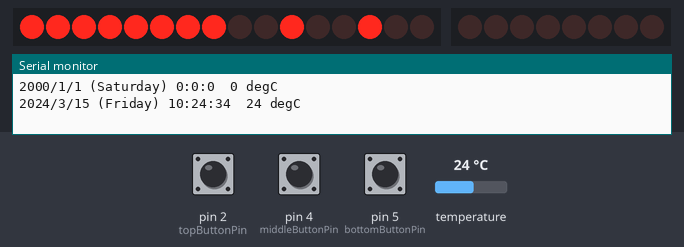
The sketch below on a simulated Arduino Uno, built with avr-gcc and run on an emulated ATmega328P. Parts: 16 shift-register outputs drawn as a row of LEDs (first output left, lit = HIGH), 8 shift-register outputs drawn as a row of LEDs (first output left, lit = HIGH), the last lines printed to the serial monitor. Wiring (inferred from the names in the program): 2 × shift register (74HC595): data pin 8; shift clock pin 10; latch pin 9; shift register (74HC595): data pin 12; shift clock pin 11. Wiring (inferred from the signals the program sends): 2 × row of LEDs: on Q0, Q1, Q2, Q3, Q4, Q5, Q6, Q7, Q8, Q9, Q10, Q11, Q12, Q13, Q14, Q15 / on Q0, Q1, Q2, Q3, Q4, Q5, Q6, Q7. The inputs (shaded band) are chosen by the test bench; at power-on: temperature 24 °C, pin 2 (topButtonPin) HIGH, pin 4 (middleButtonPin) HIGH, pin 5 (bottomButtonPin) HIGH. The local clock reads 2024-03-15 10:24:30 at power-on unless the sketch sets it.

Above: at 4.9 s.
5.0 s: temperature set to 12 °C
At 5.8 s:
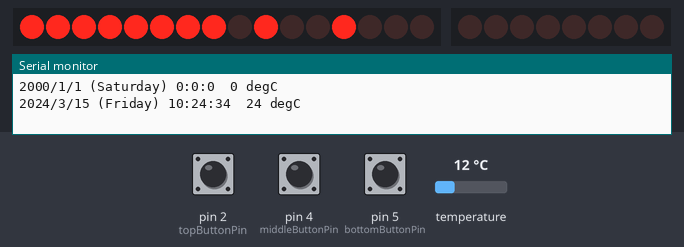
8.0 s: temperature set to 19 °C
At 10.7 s:
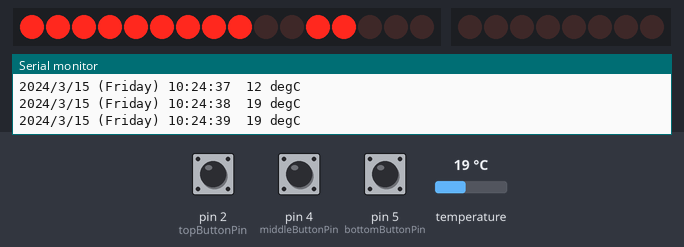
11.0 s: temperature set to 28 °C
At 11.4 s:
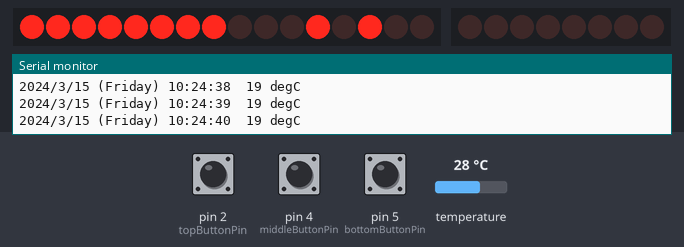
14.0 s: temperature set to 33 °C
At 16.3 s:
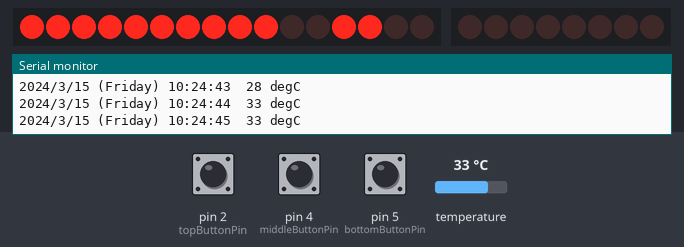
17.0 s: pin 2 (topButtonPin) pulled LOW for 0.15 s
At 17.59 s:
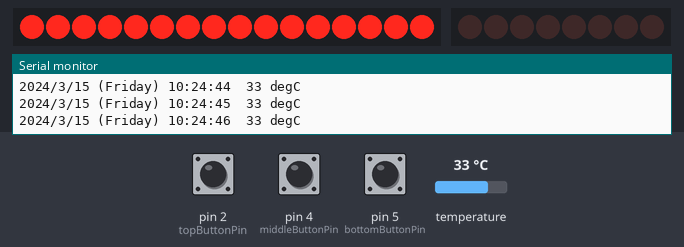
17.7 s: pin 4 (middleButtonPin) pulled LOW for 0.15 s
At 18.39 s:
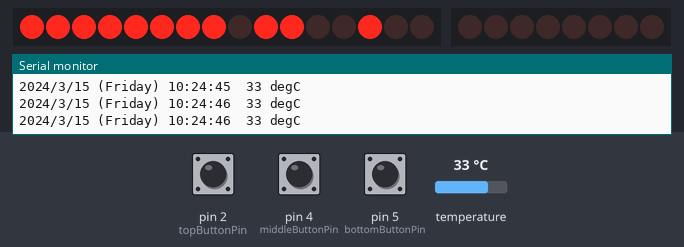
Timing chart, 0 to 19.4 s (numbered marks = the images above; inputs shaded):
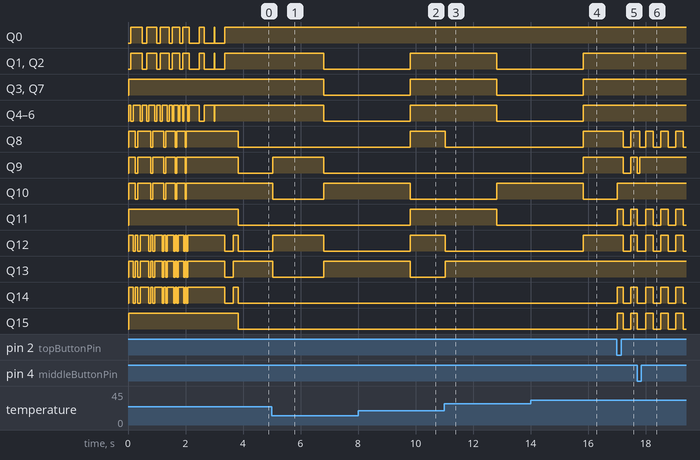

Measured:
- after the input at 17.0 s, Q8, Q9, Q12: HIGH → LOW after 0.22 s, → HIGH 0.26 s later; Q10: LOW → HIGH at once; Q11, Q14, Q15: LOW → HIGH at once, → LOW 0.20 s later, → HIGH 0.26 s later

The sketch:

tronix_nerd_pcb_clock.ino
```cpp
#define shiftRegisterLatchPin 9
#define shiftRegisterClockPin 10
#define shiftRegisterDataPin 8
#define espSerialRXPin 7
#define espSerialTXPin 6
#define colonLEDPin 11
#define buzzerPin 12
#define topButtonPin 2
#define middleButtonPin 4
#define bottomButtonPin 5
#define ds18b20Pin 3
#define INTERVAL_TICKER_SLOWER 3000
#define INTERVAL_TICKER_SLOW 1500
#define INTERVAL_TICKER_1000 1000
#define INTERVAL_TICKER_500 500
#define INTERVAL_TICKER_FAST 250
#define INTERVAL_TICKER_FASTER 125
#define MODE_UNSET 0
#define MODE_SET_HOUR 1
#define MODE_SET_MINUTE 2
#define MODE_SET_YEAR 3
#define MODE_SET_MONTH 4
#define MODE_SET_DAY 5
#define NO_BLINK 0
#define BLINK_SLOW 1
#define BLINK_FAST 2

#include "RTClib.h"
#include <OneWire.h>
#include <DallasTemperature.h>
#include <SoftwareSerial.h>

RTC_DS1307 rtc;
DateTime now, set;
OneWire oneWire(ds18b20Pin);
DallasTemperature sensors(&oneWire);
SoftwareSerial espSerial = SoftwareSerial(espSerialRXPin, espSerialTXPin);

char daysOfTheWeek[7][12] = { "Sunday", "Monday", "Tuesday", "Wednesday", "Thursday", "Friday", "Saturday" };
int mode, disp_val, temperature, hour_old;
bool ticker_slower, ticker_slow, ticker_1000, ticker_500, ticker_fast, ticker_faster;
unsigned long previousMillis_slower, previousMillis_slow, previousMillis_1000, previousMillis_500, previousMillis_fast, previousMillis_faster, time_interrupt_triggered, time_button_triggered, time_serial_printed, time_setting_change_triggered, buzzer_trigger;
int set_hours, set_minutes, set_year, set_month, set_day;
bool up_button_pressed, dn_button_pressed, rtc_ready_to_set, setting_to_change, hour_chime_to_play;

void setup() {
  pinMode(espSerialRXPin, INPUT);
  pinMode(espSerialTXPin, OUTPUT);
  pinMode(colonLEDPin, OUTPUT);
  pinMode(buzzerPin, OUTPUT);
  pinMode(topButtonPin, INPUT_PULLUP);
  pinMode(middleButtonPin, INPUT_PULLUP);
  pinMode(bottomButtonPin, INPUT_PULLUP);
  pinMode(shiftRegisterLatchPin, OUTPUT);
  pinMode(shiftRegisterDataPin, OUTPUT);
  pinMode(shiftRegisterClockPin, OUTPUT);
  attachInterrupt(digitalPinToInterrupt(topButtonPin), button_interrupt, FALLING);

  Serial.begin(9600);
  espSerial.begin(9600);

  rtc_init();

  sensors.setWaitForConversion(false);  // makes it async
  sensors.requestTemperatures();
  sensors.begin();

  introDisplay();
  // delay(1000);
}

void loop() {
  resume_blinkers();
  updateButtons();
  updateSerial();
  updateAll();
  buzzerUpdate();
  updateTemperature();
}

void blankDisplay() {
  sendToRegisters(65535, false, false, NO_BLINK, NO_BLINK);
}

void introDisplay() {
  blankDisplay();
  for (int i = 80; i > 0; i = i / 1.15) {
    sendToRegisters(65528, false, false, NO_BLINK, NO_BLINK);
    delay(i);
    sendToRegisters(65423, false, false, NO_BLINK, NO_BLINK);
    delay(i);
    sendToRegisters(36863, false, false, NO_BLINK, NO_BLINK);
    delay(i);
    sendToRegisters(63743, false, false, NO_BLINK, NO_BLINK);
    delay(i);
    sendToRegisters(36863, false, false, NO_BLINK, NO_BLINK);
    delay(i);
    sendToRegisters(65423, false, false, NO_BLINK, NO_BLINK);
    delay(i);
    sendToRegisters(65528, false, false, NO_BLINK, NO_BLINK);
    delay(i);
  }
  blankDisplay();
}

void updateAll() {
  if (millis() - time_setting_change_triggered > INTERVAL_TICKER_FASTER) {
    setting_to_change = true;
    time_setting_change_triggered = millis();
  }
  switch (mode) {
    case MODE_UNSET:
      now = rtc.now();
      if (hour_old != now.hour()) {
        hour_old = now.hour();
        buzzerBeep();
      }
      if (!ticker_slower) {
        sendToRegisters(calc_bitarray(now.twelveHour() * 100 + now.minute()), false, false, NO_BLINK, NO_BLINK);
        if (ticker_1000) analogWrite(colonLEDPin, 2);
        else analogWrite(colonLEDPin, 255);
        if (rtc_ready_to_set) {
          rtc.adjust(DateTime(set.year(), set_month, set.day(), set.hour(), set.minute(), 0));
          rtc_ready_to_set = false;
        }
      } else {
        sendToRegisters(calc_bitarray(temperature), true, false, NO_BLINK, NO_BLINK);
        analogWrite(colonLEDPin, 0);
      }
      set = rtc.now();
      set_month = set.month();
      break;
    case MODE_SET_HOUR:
      if (up_button_pressed) {
        if (setting_to_change) {
          set = set + TimeSpan(0, 1, 0, 0);
          setting_to_change = false;
        }
        sendToRegisters(calc_bitarray(set.hour() * 100), false, true, NO_BLINK, NO_BLINK);
        analogWrite(colonLEDPin, 255);
      }
      if (dn_button_pressed) {
        if (setting_to_change) {
          set = set + TimeSpan(0, -1, 0, 0);
          setting_to_change = false;
        }
        sendToRegisters(calc_bitarray(set.hour() * 100), false, true, NO_BLINK, NO_BLINK);
        analogWrite(colonLEDPin, 255);
      }
      if (!up_button_pressed && !dn_button_pressed) {
        sendToRegisters(calc_bitarray(set.hour() * 100), true, true, BLINK_FAST, NO_BLINK);
        if (ticker_fast) analogWrite(colonLEDPin, 0);
        else analogWrite(colonLEDPin, 255);
      }
      break;
    case MODE_SET_MINUTE:
      if (up_button_pressed) {
        if (setting_to_change) {
          set = set + TimeSpan(0, 0, 1, 0);
          setting_to_change = false;
        }
        sendToRegisters(calc_bitarray(set.minute()), true, false, NO_BLINK, NO_BLINK);
        analogWrite(colonLEDPin, 255);
      }
      if (dn_button_pressed) {
        if (setting_to_change) {
          set = set + TimeSpan(0, 0, -1, 0);
          setting_to_change = false;
        }
        sendToRegisters(calc_bitarray(set.minute()), true, false, NO_BLINK, NO_BLINK);
        analogWrite(colonLEDPin, 255);
      }
      if (!up_button_pressed && !dn_button_pressed) {
        sendToRegisters(calc_bitarray(set.minute()), true, true, NO_BLINK, BLINK_FAST);
        if (ticker_fast) analogWrite(colonLEDPin, 0);
        else analogWrite(colonLEDPin, 255);
      }
      break;
    case MODE_SET_YEAR:
      analogWrite(colonLEDPin, 0);
      if (up_button_pressed) {
        if (setting_to_change) {
          set = set + TimeSpan(365, 5, 49, 1);
          setting_to_change = false;
        }
        sendToRegisters(calc_bitarray(set.year()), false, false, NO_BLINK, NO_BLINK);
      }
      if (dn_button_pressed) {
        if (setting_to_change) {
          set = set + TimeSpan(-365, -5, -49, -1);
          setting_to_change = false;
        }
        sendToRegisters(calc_bitarray(set.year()), false, false, NO_BLINK, NO_BLINK);
      }
      if (!up_button_pressed && !dn_button_pressed) {
        sendToRegisters(calc_bitarray(set.year()), true, true, BLINK_FAST, BLINK_FAST);
      }
      break;
    case MODE_SET_MONTH:
      analogWrite(colonLEDPin, 0);
      if (up_button_pressed) {
        if (setting_to_change) {
          set_month++;
          if (set_month > 12) set_month = 1;
          setting_to_change = false;
        }
        sendToRegisters(calc_bitarray(set_month), true, false, NO_BLINK, NO_BLINK);
      }
      if (dn_button_pressed) {
        if (setting_to_change) {
          set_month--;
          if (set_month < 1) set_month = 12;
          setting_to_change = false;
        }
        sendToRegisters(calc_bitarray(set_month), true, false, NO_BLINK, NO_BLINK);
      }
      if (!up_button_pressed && !dn_button_pressed) {
        sendToRegisters(calc_bitarray(set_month), true, true, NO_BLINK, BLINK_FAST);
      }
      set = DateTime(set.year(), set_month, set.day(), set.hour(), set.minute(), set.second());
      break;
    case MODE_SET_DAY:
      analogWrite(colonLEDPin, 0);
      if (up_button_pressed) {
        if (setting_to_change) {
          set = set + TimeSpan(0, 24, 0, 0);
          setting_to_change = false;
        }
        sendToRegisters(calc_bitarray(set.day() * 100), false, true, NO_BLINK, NO_BLINK);
      }
      if (dn_button_pressed) {
        if (setting_to_change) {
          set = set + TimeSpan(0, -24, 0, 0);
          setting_to_change = false;
        }
        sendToRegisters(calc_bitarray(set.day() * 100), false, true, NO_BLINK, NO_BLINK);
      }
      if (!up_button_pressed && !dn_button_pressed) {
        sendToRegisters(calc_bitarray(set.day() * 100), true, true, BLINK_FAST, NO_BLINK);
      }
      rtc_ready_to_set = true;
      break;
  }
}

void buzzerBeep() {
  digitalWrite(buzzerPin, HIGH);
  buzzer_trigger = millis();
}

void buzzerUpdate() {
  if (millis() - buzzer_trigger > 25) {
    digitalWrite(buzzerPin, LOW);
  }
}

void updateTemperature() {
  sensors.requestTemperatures();  // Send the command to get temperatures
  temperature = sensors.getTempCByIndex(0);
}

void updateButtons() {
  if (!digitalRead(middleButtonPin)) {
    if (millis() - time_button_triggered > INTERVAL_TICKER_FAST) {
      up_button_pressed = true;
      time_button_triggered = millis();
    }
  } else up_button_pressed = false;
  if (!digitalRead(bottomButtonPin)) {
    if (millis() - time_button_triggered > INTERVAL_TICKER_FAST) {
      dn_button_pressed = true;
      time_button_triggered = millis();
    }
  } else dn_button_pressed = false;
}

void updateSerial() {
  if (espSerial.available() > 0) {
    if (espSerial.read() == '>') {
      if (espSerial.read() == '$') {
        int h = espSerial.parseInt();
        int mi = espSerial.parseInt();
        int s = espSerial.parseInt();
        int d = espSerial.parseInt();
        int m = espSerial.parseInt();
        int y = espSerial.parseInt();
        if (h < 24 && h > -1 && mi < 60 && mi > -1 && s < 60 && s > -1 && d < 32 && d > 0 && m < 13 && m > 0 && y < 2100 && y > 2020)
          rtc.adjust(DateTime(y, m, d, h, mi, s));
      }
    }
  } else if (Serial.available() > 0) {
    if (Serial.read() == '>') {
      if (Serial.read() == '$') {
        int h = Serial.parseInt();
        int mi = Serial.parseInt();
        int s = Serial.parseInt();
        int d = Serial.parseInt();
        int m = Serial.parseInt();
        int y = Serial.parseInt();
        if (h < 24 && h > -1 && mi < 60 && mi > -1 && s < 60 && s > -1 && d < 32 && d > 0 && m < 13 && m > 0 && y < 2100 && y > 2020)
          rtc.adjust(DateTime(y, m, d, h, mi, s));
      }
    }
  } else {
    if (millis() - time_serial_printed > INTERVAL_TICKER_1000) {
      Serial.print(now.year(), DEC);
      Serial.print('/');
      Serial.print(now.month(), DEC);
      Serial.print('/');
      Serial.print(now.day(), DEC);
      Serial.print(" (");
      Serial.print(daysOfTheWeek[now.dayOfTheWeek()]);
      Serial.print(") ");
      Serial.print(now.hour(), DEC);
      Serial.print(':');
      Serial.print(now.minute(), DEC);
      Serial.print(':');
      Serial.print(now.second(), DEC);
      Serial.print('\t');
      Serial.print(temperature, DEC);
      Serial.print(" degC");
      Serial.println();
      time_serial_printed = millis();
    }
  }
}


void sendToRegisters(uint16_t m, bool blank_left, bool blank_right, int blink_left, int blink_right) {
  if (blank_left) {
    if (blink_left == NO_BLINK)
      for (int o = 0; o < 8; o++) bitSet(m, o);
    if (blink_left == BLINK_SLOW)
      if (ticker_slow) {
        for (int o = 0; o < 8; o++) bitSet(m, o);
      }
    if (blink_left == BLINK_FAST)
      if (ticker_fast) {
        for (int o = 0; o < 8; o++) bitSet(m, o);
      }
  }
  if (blank_right) {
    if (blink_right == NO_BLINK)
      for (int o = 8; o < 16; o++) bitSet(m, o);
    if (blink_right == BLINK_SLOW)
      if (ticker_slow) {
        for (int o = 8; o < 16; o++) bitSet(m, o);
      }
    if (blink_right == BLINK_FAST)
      if (ticker_fast) {
        for (int o = 8; o < 16; o++) bitSet(m, o);
      }
  }
  if (!bitRead(m, 0) && !bitRead(m, 1) && !bitRead(m, 2) && !bitRead(m, 3)) {
    bitSet(m, 0);
    bitSet(m, 1);
    bitSet(m, 2);
    bitSet(m, 3);
    digitalWrite(shiftRegisterLatchPin, LOW);
    shiftOut(shiftRegisterDataPin, shiftRegisterClockPin, MSBFIRST, highByte(m));
    shiftOut(shiftRegisterDataPin, shiftRegisterClockPin, MSBFIRST, lowByte(m));
    digitalWrite(shiftRegisterLatchPin, HIGH);
  } else {
    digitalWrite(shiftRegisterLatchPin, LOW);
    shiftOut(shiftRegisterDataPin, shiftRegisterClockPin, MSBFIRST, highByte(m));
    shiftOut(shiftRegisterDataPin, shiftRegisterClockPin, MSBFIRST, lowByte(m));
    digitalWrite(shiftRegisterLatchPin, HIGH);
  }
}

void scrollDisplay() {
  digitalWrite(shiftRegisterLatchPin, LOW);
  digitalWrite(shiftRegisterDataPin, HIGH);
  for (int i = 0; i < 4; i++) {
    digitalWrite(shiftRegisterClockPin, HIGH);
    digitalWrite(shiftRegisterClockPin, LOW);
    delay(1);
  }
  digitalWrite(shiftRegisterDataPin, LOW);
  digitalWrite(shiftRegisterLatchPin, HIGH);
}

uint16_t calc_bitarray(int val) {
  byte hours_tens = val / 1000 % 10;
  byte hours_units = val / 100 % 10;
  byte minutes_units = val / 10 % 10;
  byte minutes_tens = val % 10;
  uint16_t bitarray = (hours_tens) + (hours_units << 4) + (minutes_tens << 8) + (minutes_units << 12);
  return bitarray;
}

void resume_blinkers() {
  unsigned long currentMillis = millis();
  if (currentMillis - previousMillis_slower >= INTERVAL_TICKER_SLOWER) {
    previousMillis_slower = currentMillis;
    ticker_slower = !ticker_slower;
  }
  if (currentMillis - previousMillis_slow >= INTERVAL_TICKER_SLOW) {
    previousMillis_slow = currentMillis;
    ticker_slow = !ticker_slow;
  }
  if (currentMillis - previousMillis_1000 >= INTERVAL_TICKER_1000) {
    previousMillis_1000 = currentMillis;
    ticker_1000 = !ticker_1000;
  }
  if (currentMillis - previousMillis_1000 >= INTERVAL_TICKER_500) {
    previousMillis_500 = currentMillis;
    ticker_500 = !ticker_500;
  }
  if (currentMillis - previousMillis_fast >= INTERVAL_TICKER_FAST) {
    previousMillis_fast = currentMillis;
    ticker_fast = !ticker_fast;
  }
  if (currentMillis - previousMillis_faster >= INTERVAL_TICKER_FASTER) {
    previousMillis_faster = currentMillis;
    ticker_faster = !ticker_faster;
  }
}

void rtc_init() {
  if (!rtc.begin()) {
    Serial.println("Couldn't find RTC");
    Serial.flush();
    while (1) {
      analogWrite(colonLEDPin, 0);
      delay(100);
      analogWrite(colonLEDPin, 255);
    }
  }
  if (!rtc.isrunning()) {
    Serial.println("RTC is NOT running");
  }
}

void button_interrupt() {
  if (millis() - time_interrupt_triggered > INTERVAL_TICKER_FAST) {
    buzzerBeep();
    noInterrupts();
    switch (mode) {
      case MODE_UNSET:
        set = now;
        mode = MODE_SET_MINUTE;
        break;
      case MODE_SET_HOUR:
        mode = MODE_SET_YEAR;
        break;
      case MODE_SET_MINUTE:
        mode = MODE_SET_HOUR;
        break;
      case MODE_SET_YEAR:
        mode = MODE_SET_MONTH;
        break;
      case MODE_SET_MONTH:
        mode = MODE_SET_DAY;
        break;
      case MODE_SET_DAY:
        mode = MODE_UNSET;
        break;
    }
    time_interrupt_triggered = millis();
    interrupts();
  }
}
```
